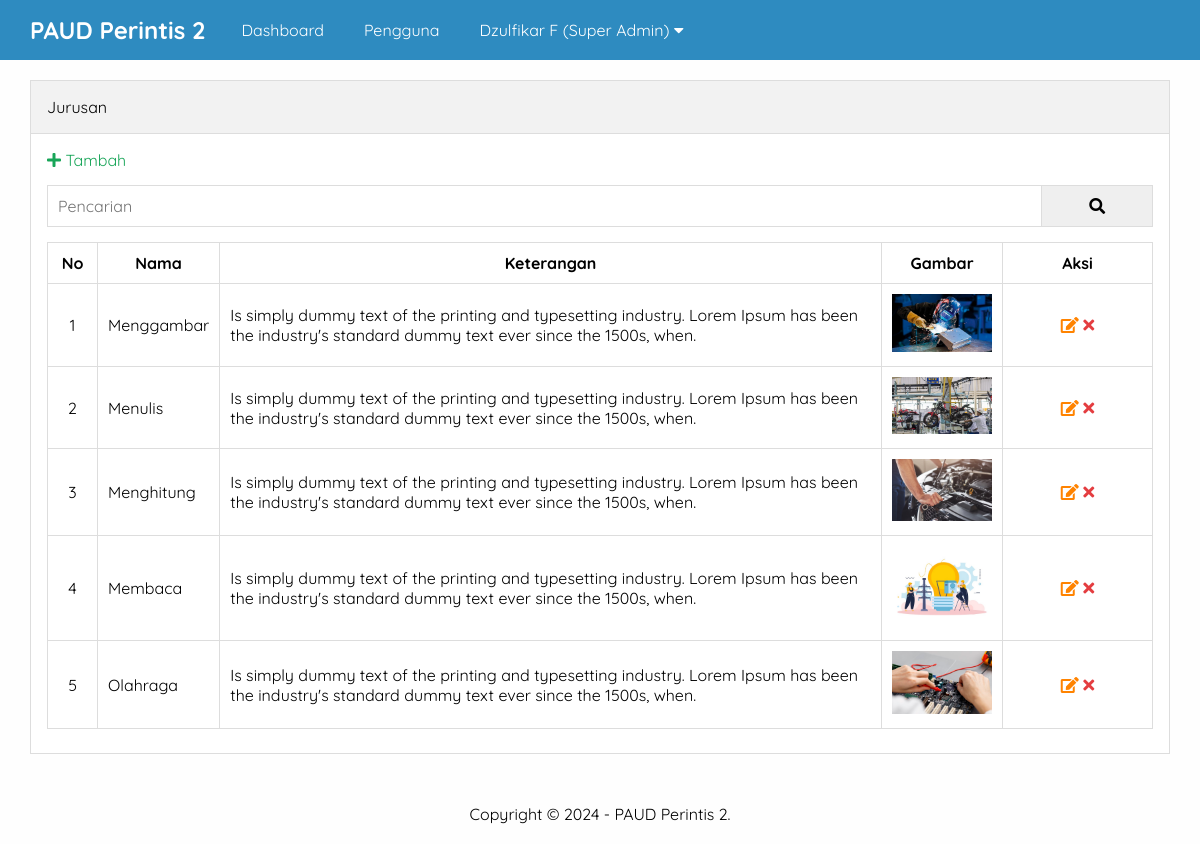
The page /sekolah/admin/jurusan.php (signed in) on the database its author committed.
### tables this page shows
CREATE TABLE `pengaturan` (
  `id` int(11) NOT NULL,
  `nama` varchar(50) NOT NULL,
  `email` varchar(50) NOT NULL,
  `telepon` varchar(20) NOT NULL,
  `alamat` text NOT NULL,
  `logo` varchar(50) NOT NULL,
  `favicon` varchar(50) NOT NULL,
  `tentang_sekolah` text NOT NULL,
  `foto_sekolah` varchar(50) NOT NULL,
  `google_maps` text NOT NULL,
  `nama_kepsek` varchar(50) NOT NULL,
  `foto_kepsek` varchar(50) NOT NULL,
  `sambutan_kepsek` text NOT NULL,
  `created_at` timestamp NOT NULL DEFAULT current_timestamp(),
  `updated_at` datetime DEFAULT NULL
);

CREATE TABLE `jurusan` (
  `id` int(11) NOT NULL,
  `nama` varchar(100) NOT NULL,
  `keterangan` text NOT NULL,
  `gambar` varchar(50) NOT NULL,
  `created_at` timestamp NOT NULL DEFAULT current_timestamp(),
  `updated_at` datetime DEFAULT NULL
);

### sekolah/admin/jurusan.php (the view, shortened to what this page needs)
<?php include 'header.php' ?>
		<div class="content">
			<div class="container">
				<div class="box">
					<div class="box-header">
						Jurusan
					</div>
					<div class="box-body">
						<a href="tambah-jurusan.php" class="text-green"><i class="fa fa-plus"></i>  Tambah</a>
						<form action="">
							<div class="input-group">
								<input type="text" name="key" placeholder="Pencarian">
								<button type="submit"><i class="fa fa-search"></i></button>
							</div>
						</form>
						<table class="table">
							<thead>
								<tr>
									<th>No</th>
									<th>Nama</th>
									<th>Keterangan</th>
									<th>Gambar</th>
									<th>Aksi</th>
								</tr>
							</thead>
							<tbody>
								<?php
								$no = 1;
									$where = " WHERE 1=1 ";
									$jurusan = mysqli_query($conn, "SELECT * FROM jurusan $where ORDER BY id DESC");
									if(mysqli_num_rows($jurusan) > 0){
										while($p = mysqli_fetch_array($jurusan)){
								?>
								<tr>
									<td><?= $no++ ?></td>
									<td><?= $p['nama'] ?></td>
									<td><?= $p['keterangan'] ?></td>
									<td><img src="../uploads/jurusan/<?= $p['gambar'] ?>" width="100px"></td>
									<td>
										<a href="edit-jurusan.php?id=<?= $p['id'] ?>" title="Edit Data" class="text-orange"><i class="fa fa-edit"></i></a>
										<a href="hapus.php?idjurusan=<?= $p['id'] ?>" onclick="return confirm('Yakin ingin hapus ?')" title="Hapus Data" class="text-red"><i class="fa fa-times"></i></a>
									</td>
								</tr>
							<?php }}else{ ?>
								<tr>
									<td colspan="5">Data tidak ada</td>
								</tr>
							<?php } ?>
							</tbody>
						</table>
					</div>
				</div>
			</div>
		</div>
<?php include 'footer.php' ?>

### sekolah/admin/header.php (shortened to what this page needs)
<?php
	include '../koneksi.php';
	$identitas = mysqli_query($conn, "SELECT * FROM pengaturan ORDER BY id DESC LIMIT 1");
	$d = mysqli_fetch_object($identitas);
?>
<!DOCTYPE html>
<html>
	<head>
		<link rel="stylesheet" type="text/css" href="../assets/css/style.css">
		<link rel="stylesheet" href="https://cdnjs.cloudflare.com/ajax/libs/font-awesome/5.15.3/css/all.min.css" />
	</head>
	<body class="bg-light">
		<div class="navbar">
			<div class="container">
				<h2 class="nav-brand float-left"><a href="index.php"><?= $d->nama ?></a></h2>
				<ul class="nav-menu float-left">
					<li><a href="index.php">Dashboard</a></li>
					<?php if($_SESSION['ulevel'] == 'Super Admin'){ ?>
						<li><a href="pengguna.php">Pengguna</a></li>
					<?php } ?>
					<li>
						<a href="#"><?= $_SESSION['uname'] ?> (<?= $_SESSION['ulevel'] ?>) <i class="fa fa-caret-down"></i></a>
					</li>
				</ul>
			</div>
		</div>

### sekolah/admin/footer.php
		<div class="footer">
			<div class="container text-center">
    		Copyright &copy; <?= date('Y') ?> - <?= $d->nama ?>.
			</div>
		</div>
	</body>
</html>

### sekolah/assets/css/style.css (style rules this page uses)
* { margin:0; padding:0; font-family: 'Quicksand', sans-serif; box-sizing: border-box; }
a { text-decoration: none; }
.float-left { float:left; }
.container { width: 1140px; margin:0 auto; }
.container::after { content: ""; display: block; clear: both; }
.bg-light { background-color: #fefefe; }
.box { border:1px solid #ddd; background-color: #fff; }
.box-header { padding:16px; border-bottom:1px solid #ddd; background-color: #f2f2f2; }
.box-body { padding:16px; }
form { margin:15px 0; }
.text-center { text-align: center !important; }
.navbar { height: 60px; width: 100%; background-color: #2E8BC0; position: fixed; top: 0; z-index: 1000; }
.navbar a { color: #fff; }
.nav-brand { display: inline-block; padding:15px 0; margin-right: 16px; }
.nav-menu { display: flex; list-style: none; }
.nav-menu li a { padding:20px; display: inline-block; }
.content { padding:80px 0 30px 0; }
.footer { padding:20px 0; }
.table { width:100%; border-collapse: collapse; margin:8px 0; }
.table th, .table td { border:1px solid #ddd; padding:10px; }
.table td:first-child { width:50px; text-align: center; }
.table td:last-child { width:150px; text-align: center; }
.text-red { color: #E43D40; }
.text-orange { color: #FF8300; }
.text-green { color: #18A558; }
.input-group:after { content: ""; clear: both; display: block; }
.input-group input[type="text"] { width: 90%; padding: 10px; font-size: 16px; float: left; border:1px solid #ddd; }
.input-group button { width: 10%; padding: 10px; font-size: 16px; float: left; border:1px solid #ddd; border-left: none; }

### rows shown on the page
pengaturan: nama "PAUD Perintis 2"
jurusan: nama "Menggambar", keterangan "Is simply dummy text of the printing and typesetting industry. Lorem Ipsum has been the industry's standard dummy text ever since the 1500s, when.", gambar (picture)
jurusan: nama "Menulis", keterangan "Is simply dummy text of the printing and typesetting industry. Lorem Ipsum has been the industry's standard dummy text ever since the 1500s, when.", gambar (picture)
jurusan: nama "Menghitung", keterangan "Is simply dummy text of the printing and typesetting industry. Lorem Ipsum has been the industry's standard dummy text ever since the 1500s, when.", gambar (picture)
jurusan: nama "Membaca", keterangan "Is simply dummy text of the printing and typesetting industry. Lorem Ipsum has been the industry's standard dummy text ever since the 1500s, when.", gambar (picture)
jurusan: nama "Olahraga", keterangan "Is simply dummy text of the printing and typesetting industry. Lorem Ipsum has been the industry's standard dummy text ever since the 1500s, when.", gambar (picture)

### other values the page prints
$_SESSION['uname'] "Dzulfikar F"
$_SESSION['ulevel'] "Super Admin"
